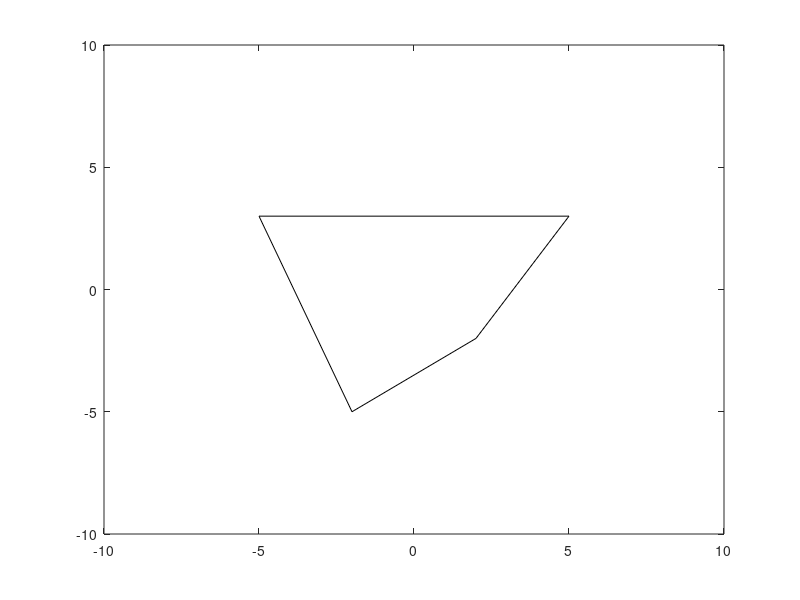

MATLAB code to generate this figure:
clear;clc; 
X = [-2 -5 0 5 2];
Y = [-5 3 3 3 -2]; 

h = fill(X,Y,'w');
thetad  = 1;
R = [cosd(thetad) -sind(thetad); sind(thetad) cosd(thetad)];
C = repmat([0 0], length(X), 1)';
axis([-10 10 -10 10])
for k=1:360
    V = get(h,'Vertices')';  % get the current set of vertices
    V = R*(V - C) + C;             % do the rotation relative to the centre of the square
    set(h,'Vertices',V');    % update the vertices
    pause(0.01);
end
